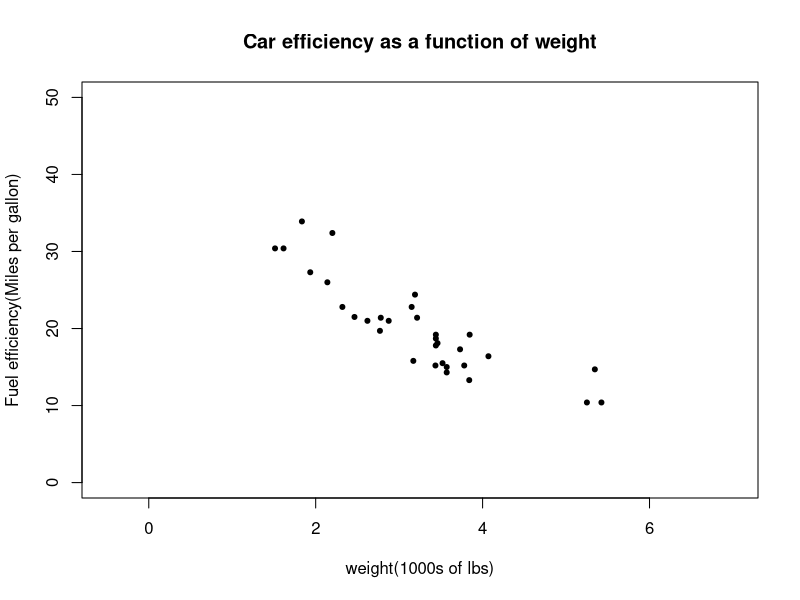

Write R code to recreate this figure. (Note: this script raises an error after producing the figure.)
data(mtcars)
plot(mtcars$wt,mtcars$mpg,
ylim=c(0,50),
xlim=c(-0.5,7),
,pch=20,main  = 'Car efficiency as a function of weight',ylab = 'Fuel efficiency(Miles per gallon)', xlab= 'weight(1000s of lbs)')

model<-lm(mtcars$mpg~mtcars$wt)
summary(model)

y = 37.2851+(-5.3445)*4.2
abline(h=14.8382, v= 4.2, c("blue","red"))